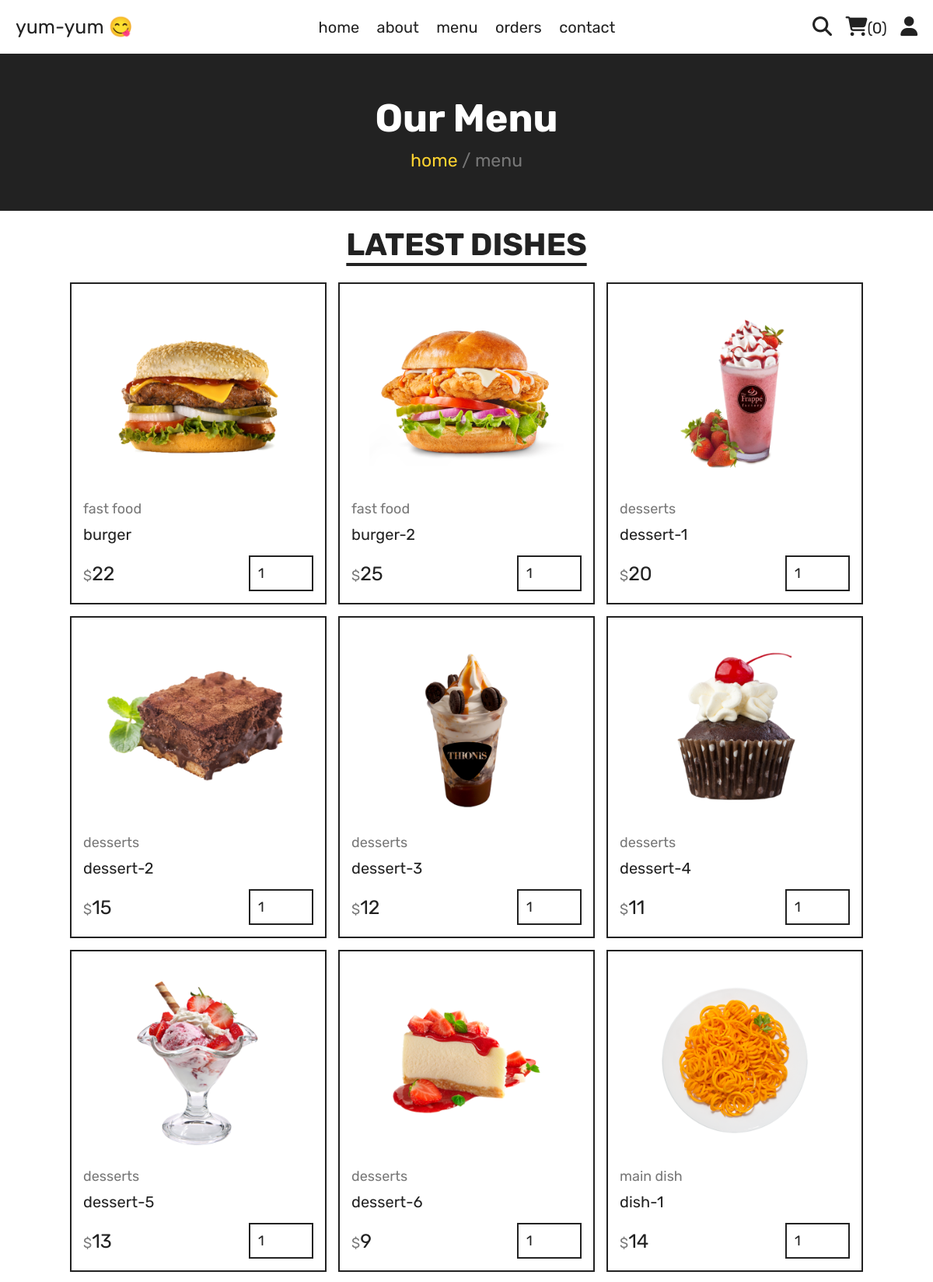
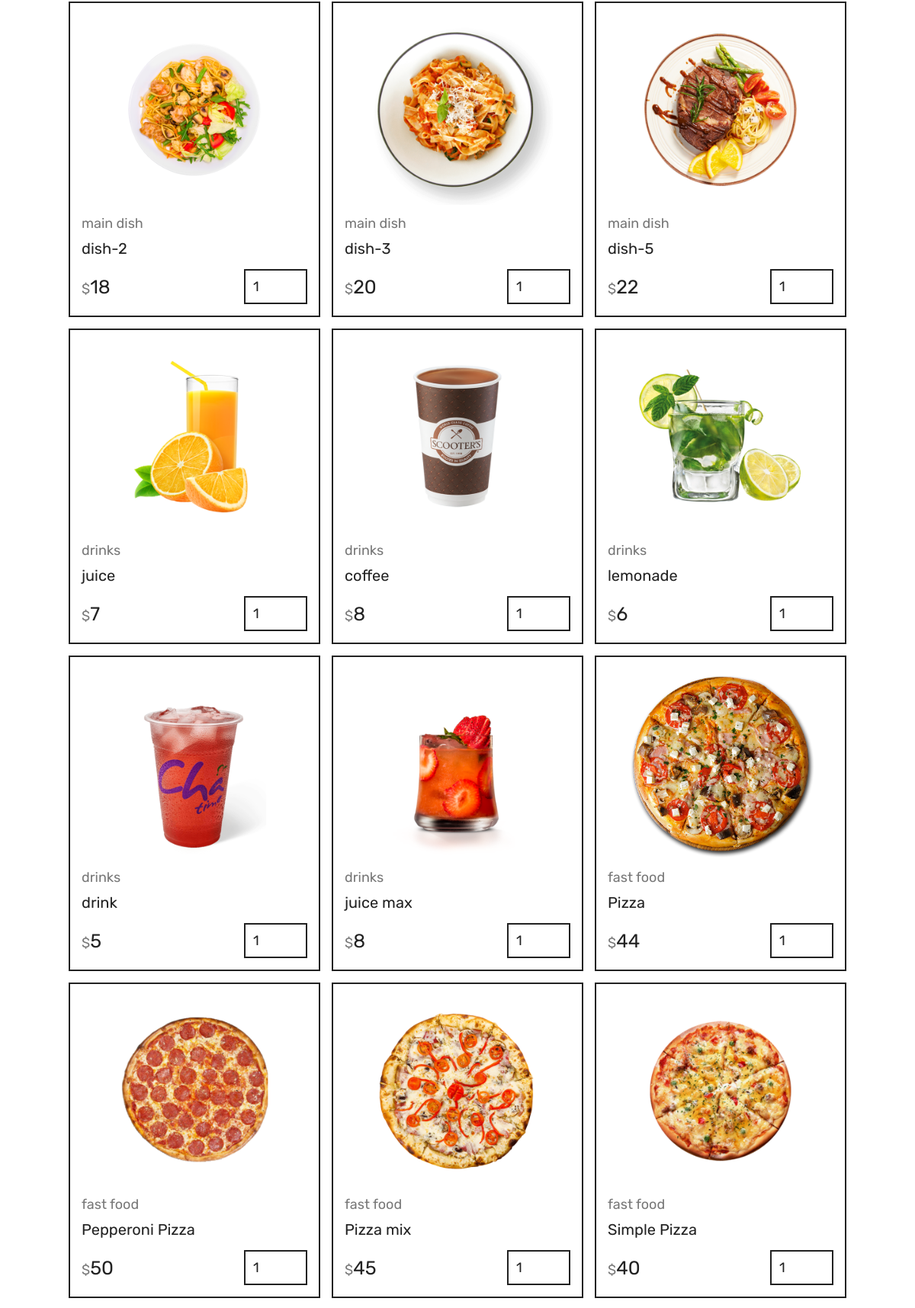
Page /menu.php (upper part) on the committed database (2 pictures, top to bottom).
### tables this page shows
CREATE TABLE `products` (
  `id` int NOT NULL,
  `name` varchar(100) NOT NULL,
  `category` varchar(100) NOT NULL,
  `price` int NOT NULL,
  `image` varchar(100) NOT NULL
);

### menu.php (the view, shortened to what this page needs)
<?php
include 'components/connect.php';
?>
<!DOCTYPE html>
<html lang="en">
<head>
   <link rel="stylesheet" href="https://cdnjs.cloudflare.com/ajax/libs/font-awesome/6.1.1/css/all.min.css">
   <link rel="stylesheet" href="css/style.css">
</head>
<body>
<?php include 'components/user_header.php'; ?>
<div class="heading">
   <h3>our menu</h3>
   <p><a href="home.php">home</a> <span> / menu</span></p>
</div>
<section class="products">
   <h1 class="title">latest dishes</h1>
   <div class="box-container">
      <?php
         $select_products = $conn->prepare("SELECT * FROM `products`");
         $select_products->execute();
         if($select_products->rowCount() > 0){
            while($fetch_products = $select_products->fetch(PDO::FETCH_ASSOC)){
      ?>
      <form action="" method="post" class="box">
         <img src="uploaded_img/<?= $fetch_products['image']; ?>" alt="">
         <a href="category.php?category=<?= $fetch_products['category']; ?>" class="cat"><?= $fetch_products['category']; ?></a>
         <div class="name"><?= $fetch_products['name']; ?></div>
         <div class="flex">
            <div class="price"><span>$</span><?= $fetch_products['price']; ?></div>
            <input type="number" name="qty" class="qty" min="1" max="99" value="1" maxlength="2"">
         </div>
      </form>
      <?php
            }
         }else{
            echo '<p class="empty">no products added yet!</p>';
         }
      ?>
   </div>
</section>
</body>
</html>

### css/style.css (style rules this page uses)
:root { --yellow:#fed330; --red:#e74c3c; --white:#fff; --black:#222; --light-color:#777; --border:.2rem solid var(--black); }
* { font-family: 'Rubik', sans-serif; margin:0; padding:0; box-sizing: border-box; outline: none; border: none; text-decoration: none; }
html { font-size: 62.5%; overflow-x: hidden; scroll-behavior: smooth; stop-opacity: 7rem; }
section { margin:0 auto; max-width: 1200px; padding:2rem; }
.title { text-align: center; margin-bottom: 2.5rem; font-size: 4rem; color:var(--black); text-transform: uppercase; text-decoration: underline; text-underline-offset: 1rem; }
.heading { display: flex; align-items: center; justify-content: center; gap:1rem; flex-flow: column; background-color: var(--black); min-height: 20rem; }
.heading h3 { font-size: 5rem; color:var(--white); text-transform: capitalize; }
.heading p { font-size: 2.3rem; color:var(--light-color); }
.heading p a { color:var(--yellow); }
.products .box-container { display: grid; grid-template-columns: repeat(auto-fit, 33rem); justify-content: center; align-items: flex-start; gap:1.5rem; }
.products .box-container .box { border:var(--border); padding:1.5rem; position: relative; overflow: hidden; }
.products .box-container .box img { height: 25rem; width: 100%; object-fit: contain; margin-bottom: 1rem; }
.products .box-container .box .cat { font-size: 1.8rem; color:var(--light-color); }
.products .box-container .box .name { font-size: 2rem; color:var(--black); margin:1rem 0; }
.products .box-container .box .flex { display: flex; align-items: center; gap:1rem; margin-top: 1.5rem; }
.products .box-container .box .flex .price { margin-right: auto; font-size: 2.5rem; color:var(--black); }
.products .box-container .box .flex .price span { color:var(--light-color); font-size: 1.8rem; }
.products .box-container .box .flex .qty { padding:1rem; border:var(--border); font-size: 1.8rem; color:var(--black); }

### rows in the picture
products: image (picture), category "fast food", name "burger", price "22"
products: image (picture), category "fast food", name "burger-2", price "25"
products: image (picture), category "desserts", name "dessert-1", price "20"
products: image (picture), category "desserts", name "dessert-2", price "15"
products: image (picture), category "desserts", name "dessert-3", price "12"
products: image (picture), category "desserts", name "dessert-4", price "11"
products: image (picture), category "desserts", name "dessert-5", price "13"
products: image (picture), category "desserts", name "dessert-6", price "9"
products: image (picture), category "main dish", name "dish-1", price "14"
products: image (picture), category "main dish", name "dish-2", price "18"
products: image (picture), category "main dish", name "dish-3", price "20"
products: image (picture), category "main dish", name "dish-5", price "22"
products: image (picture), category "drinks", name "juice", price "7"
products: image (picture), category "drinks", name "coffee", price "8"
products: image (picture), category "drinks", name "lemonade", price "6"
products: image (picture), category "drinks", name "drink", price "5"
products: image (picture), category "drinks", name "juice max", price "8"
products: image (picture), category "fast food", name "Pizza", price "44"
products: image (picture), category "fast food", name "Pepperoni Pizza", price "50"
products: image (picture), category "fast food", name "Pizza mix", price "45"
products: image (picture), category "fast food", name "Simple Pizza", price "40"

### other values in the picture
$total_cart_items "0"
